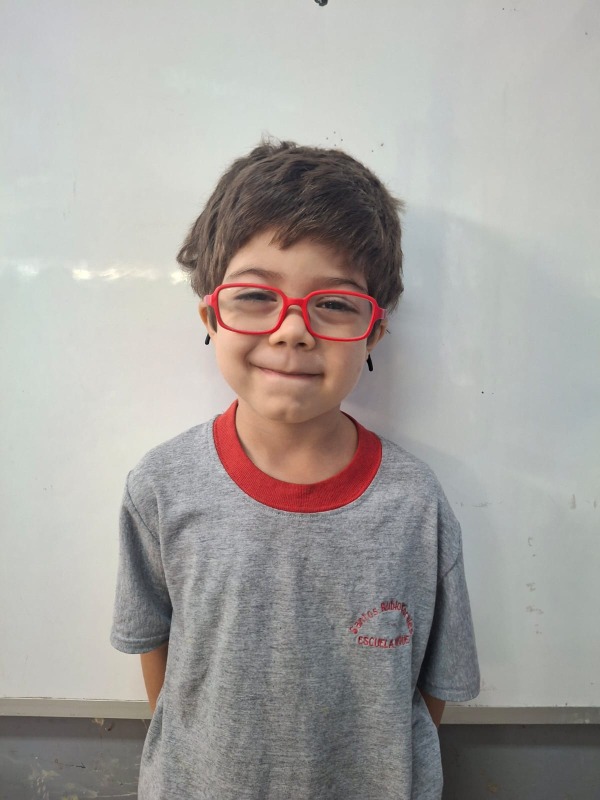
#> input picture imgs/WhatsApp Image 2026-04-09 at 19.34.20 (1).jpeg, 1200 x 1600 px (shown at 1/2 size); its folder holds only this picture in this run
$ python gen_foto_carnet.py
#> lines starting #> are read from the running program, lines starting #| are printed output that depends on the picture
import os
import cv2
from PIL import Image
from reportlab.pdfgen import canvas
from reportlab.lib.pagesizes import A4
from reportlab.lib.units import cm
from reportlab.lib.utils import ImageReader

# --- CONFIGURACIÓN ---
CARPETA_IMAGENES = 'imgs'
ARCHIVO_SALIDA_PDF = 'cuadricula_separada_3x3.pdf'
LADO_CUADRADO_CM = 3.0
COLUMNAS = 6
FILAS = 8

# NUEVO: Espacio entre fotos (en centímetros)
ESPACIO_X = 0.5
ESPACIO_Y = 0.5

CARPETA_TEMPORAL = 'temp_squares'

if not os.path.exists(CARPETA_TEMPORAL):
    os.makedirs(CARPETA_TEMPORAL)

face_cascade = cv2.CascadeClassifier(cv2.data.haarcascades + 'haarcascade_frontalface_default.xml')

def detectar_y_recortar_cuadrado(ruta_imagen, indice):
#> called with indice = 0
    img = cv2.imread(ruta_imagen)
#> img is the input picture: shape (1600, 1200, 3); mean B, G, R 159.5, 163, 166.8
    if img is None: return None

    gray = cv2.cvtColor(img, cv2.COLOR_BGR2GRAY)
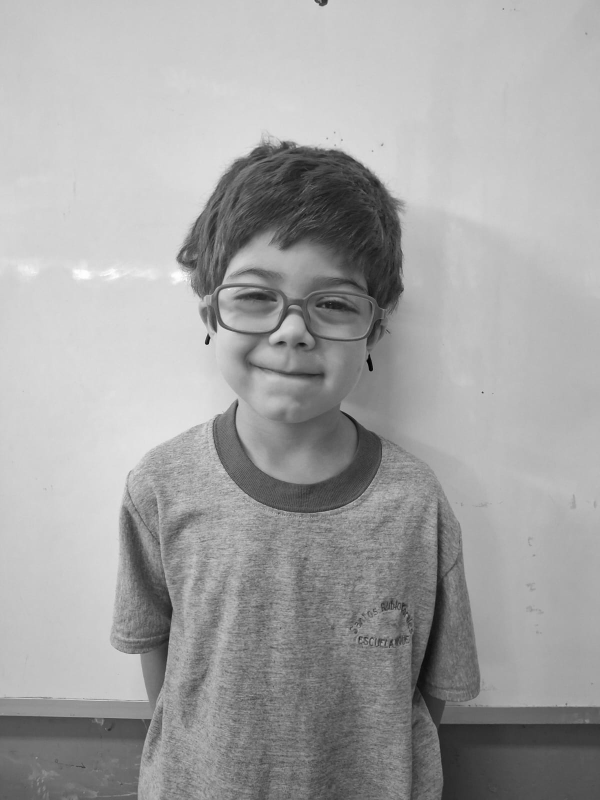
#> gray: shape (1600, 1200) (shown at 1/2 size); min 0, max 254, mean 163.8
    caras = face_cascade.detectMultiScale(gray, 1.1, 5, minSize=(30, 30))
#> caras = [[325, 1070, 84, 84], [379, 436, 428, 428]]

    if len(caras) == 0:
        print(f"No se detectó rostro en: {ruta_imagen}")
        return None

    (x, y, w, h) = caras[0]
#> x = 325; y = 1070; w = 84; h = 84
    pil_img = Image.open(ruta_imagen)
    img_w, img_h = pil_img.size
#> img_w = 1200; img_h = 1600

    cx, cy = x + w//2, y + h//2
#> cx = 367; cy = 1112
    lado_recorte = int(max(w, h) * 1.5) # Un poco más de margen para que no quede tan apretado
#> lado_recorte = 126

    left = max(0, cx - lado_recorte // 2)
#> left = 304
    top = max(0, cy - lado_recorte // 2)
#> top = 1049
    right = min(img_w, left + lado_recorte)
#> right = 430
    bottom = min(img_h, top + lado_recorte)
#> bottom = 1175

    cara_recortada = pil_img.crop((left, top, right, bottom))
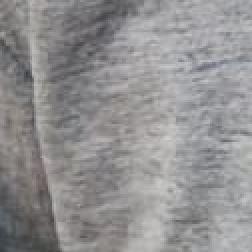
#> cara_recortada: PIL image 126x126 RGB (shown 2 times larger); mean R, G, B 145.5, 144.5, 145.3
    cara_recortada = cara_recortada.resize((400, 400), Image.LANCZOS)
#> cara_recortada: PIL image 400x400 RGB

    ruta_temp = os.path.join(CARPETA_TEMPORAL, f'square_{indice}.jpg')
    cara_recortada.save(ruta_temp, "JPEG", quality=95)
    return ruta_temp

def generar_pdf_con_espacios(lista_fotos, archivo_salida):
    c = canvas.Canvas(archivo_salida, pagesize=A4)
    width_a4, height_a4 = A4

    # Conversión a puntos de ReportLab
    lado_pt = LADO_CUADRADO_CM * cm
    gap_x_pt = ESPACIO_X * cm
    gap_y_pt = ESPACIO_Y * cm

    # Calcular el ancho y alto TOTAL ocupado por la cuadrícula
    ancho_total_grid = (COLUMNAS * lado_pt) + ((COLUMNAS - 1) * gap_x_pt)
    alto_total_grid = (FILAS * lado_pt) + ((FILAS - 1) * gap_y_pt)

    # Centrar la cuadrícula en la página
    margin_x = (width_a4 - ancho_total_grid) / 2
    margin_y = (height_a4 - alto_total_grid) / 2

    idx = 0
    while idx < len(lista_fotos):
        for fila in range(FILAS):
            for col in range(COLUMNAS):
                if idx >= len(lista_fotos): break

                # Calcular X: Margen inicial + (columna * (ancho foto + espacio))
                x = margin_x + (col * (lado_pt + gap_x_pt))

                # Calcular Y: Empezamos desde arriba.
                # Coordenada Y es el borde INFERIOR de la foto.
                y = height_a4 - margin_y - (fila * (lado_pt + gap_y_pt)) - lado_pt

                foto_path = lista_fotos[idx]
                c.drawImage(ImageReader(foto_path), x, y, width=lado_pt, height=lado_pt)

                # Opcional: Borde de corte muy suave (gris claro)
                c.setLineWidth(0.3)
                c.setStrokeColorRGB(0.7, 0.7, 0.7)
                c.rect(x, y, lado_pt, lado_pt, stroke=1, fill=0)

                idx += 1
            if idx >= len(lista_fotos): break

        c.showPage()

    c.save()
    print(f"--- PDF GENERADO: {archivo_salida} ---")

# --- FLUJO PRINCIPAL ---
archivos = [f for f in os.listdir(CARPETA_IMAGENES) if f.lower().endswith(('.jpg', '.jpeg', '.png'))]
archivos.sort()

fotos_finales = []
for i, nombre in enumerate(archivos):
    res = detectar_y_recortar_cuadrado(os.path.join(CARPETA_IMAGENES, nombre), i)
    if res: fotos_finales.append(res)

if fotos_finales:
    generar_pdf_con_espacios(fotos_finales, ARCHIVO_SALIDA_PDF)
#> (the call stopped at in generar_pdf_con_espacios, `c = canvas.Canvas(archivo_salida, pagesize=A4)`: reportlab is not available in this run)
else:
    print("Error: No se encontraron fotos o no se detectaron rostros.")

$ run again, on imgs/WhatsApp Image 2026-04-09 at 19.34.22 (1).jpeg
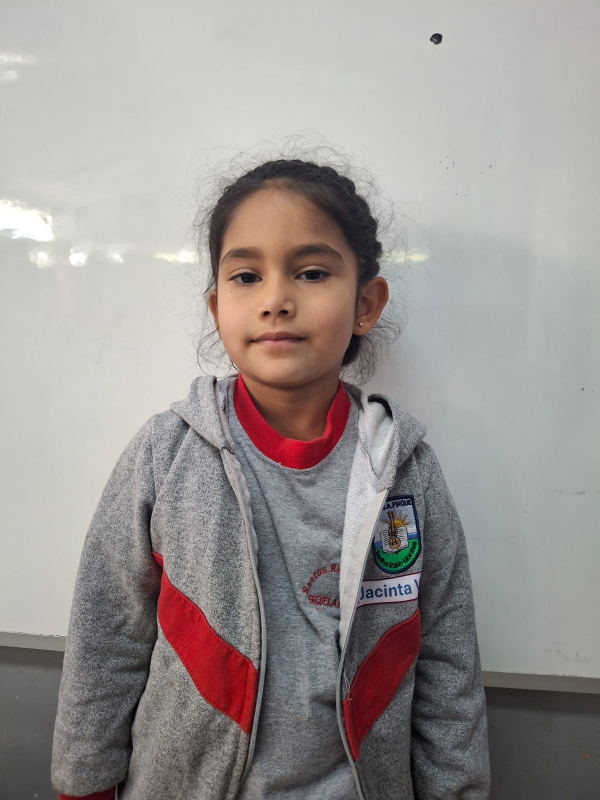
#> input picture imgs/WhatsApp Image 2026-04-09 at 19.34.22 (1).jpeg, 1200 x 1600 px (shown at 1/2 size)
#> in detectar_y_recortar_cuadrado, img is the input picture: shape (1600, 1200, 3); mean B, G, R 146.9, 149.4, 155.2
#> in detectar_y_recortar_cuadrado, `gray = cv2.cvtColor(img, cv2.COLOR_BGR2GRAY)`:
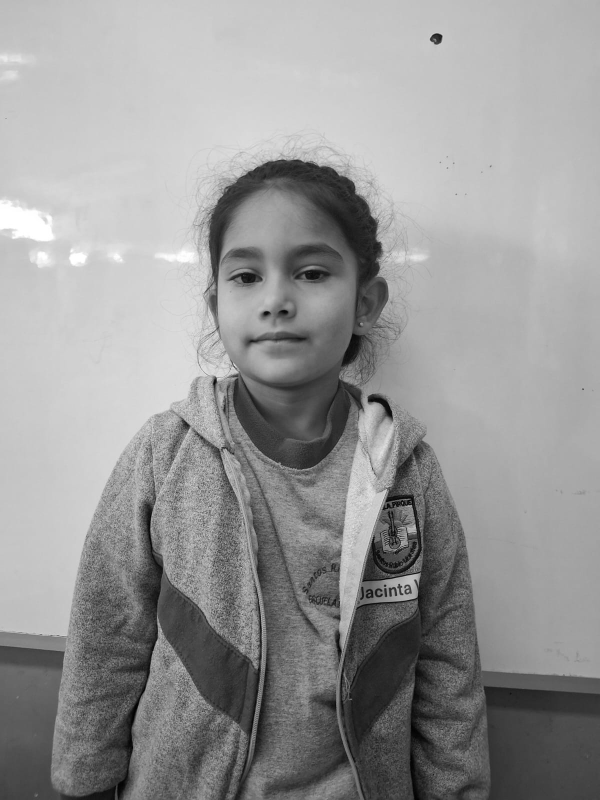
#> gray: shape (1600, 1200) (shown at 1/2 size); min 0, max 255, mean 150.9
#> caras = [[882, 1391, 115, 115], [692, 945, 92, 92], [824, 1335, 147, 147], [376, 401, 362, 362]]
#> x = 882; y = 1391; w = 115
#> cx = 939; cy = 1448
#> lado_recorte = 172
#> left = 853
#> top = 1362
#> right = 1025
#> bottom = 1534
#> in detectar_y_recortar_cuadrado, `cara_recortada = pil_img.crop((left, top, right, bottom))`:
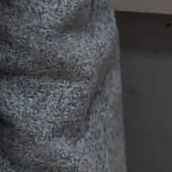
#> cara_recortada: PIL image 172x172 RGB; mean R, G, B 73, 74.2, 77

$ run again, on imgs/WhatsApp Image 2026-04-09 at 19.34.22.jpeg
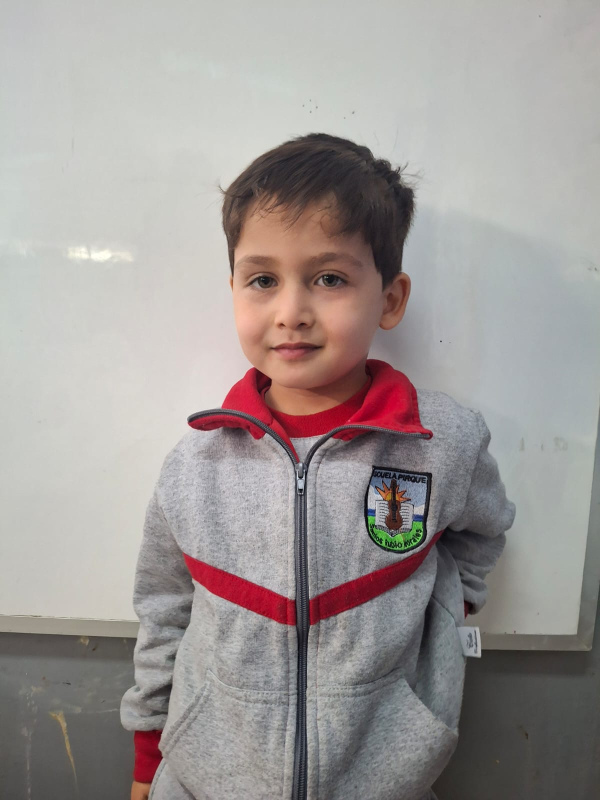
#> input picture imgs/WhatsApp Image 2026-04-09 at 19.34.22.jpeg, 1200 x 1600 px (shown at 1/2 size)
#> in detectar_y_recortar_cuadrado, img is the input picture: shape (1600, 1200, 3); mean B, G, R 151.1, 153, 159.5
#> in detectar_y_recortar_cuadrado, `gray = cv2.cvtColor(img, cv2.COLOR_BGR2GRAY)`:
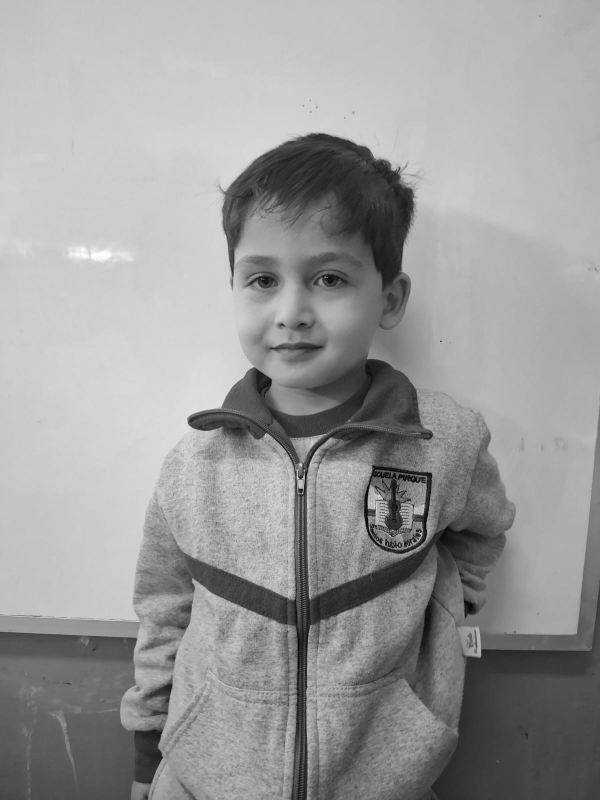
#> gray: shape (1600, 1200) (shown at 1/2 size); min 0, max 254, mean 154.8
#> caras = [[413, 423, 353, 353]]
#> x = 413; y = 423; w = 353
#> cx = 589; cy = 599
#> lado_recorte = 529
#> left = 325
#> top = 335
#> right = 854
#> bottom = 864
#> in detectar_y_recortar_cuadrado, `cara_recortada = pil_img.crop((left, top, right, bottom))`:
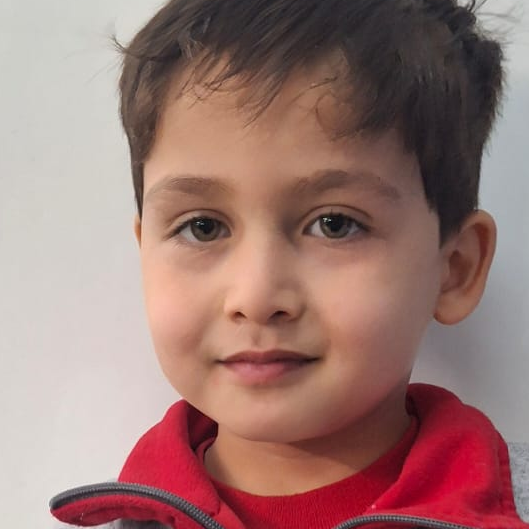
#> cara_recortada: PIL image 529x529 RGB; mean R, G, B 156, 120.3, 115.8

$ run again, on imgs/WhatsApp Image 2026-04-09 at 19.34.20 (2).jpeg
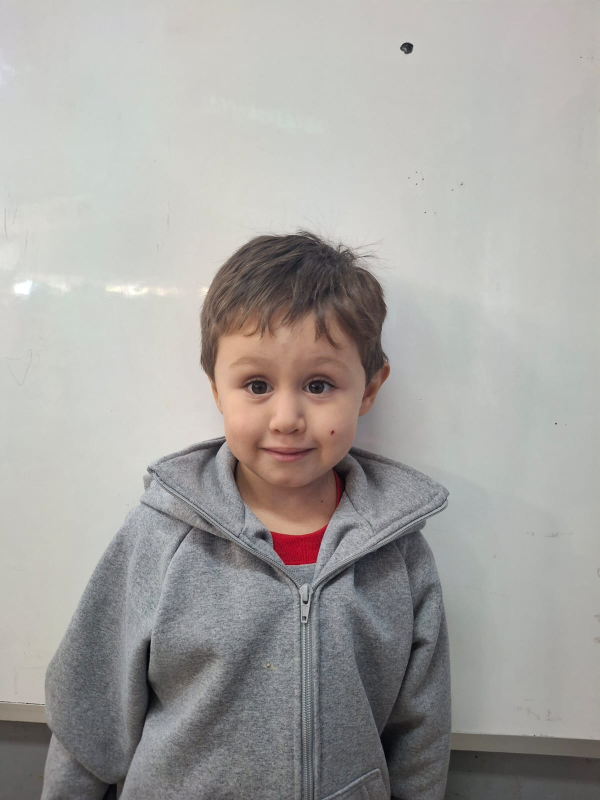
#> input picture imgs/WhatsApp Image 2026-04-09 at 19.34.20 (2).jpeg, 1200 x 1600 px (shown at 1/2 size)
#> in detectar_y_recortar_cuadrado, img is the input picture: shape (1600, 1200, 3); mean B, G, R 161.4, 164.3, 166.6
#> in detectar_y_recortar_cuadrado, `gray = cv2.cvtColor(img, cv2.COLOR_BGR2GRAY)`:
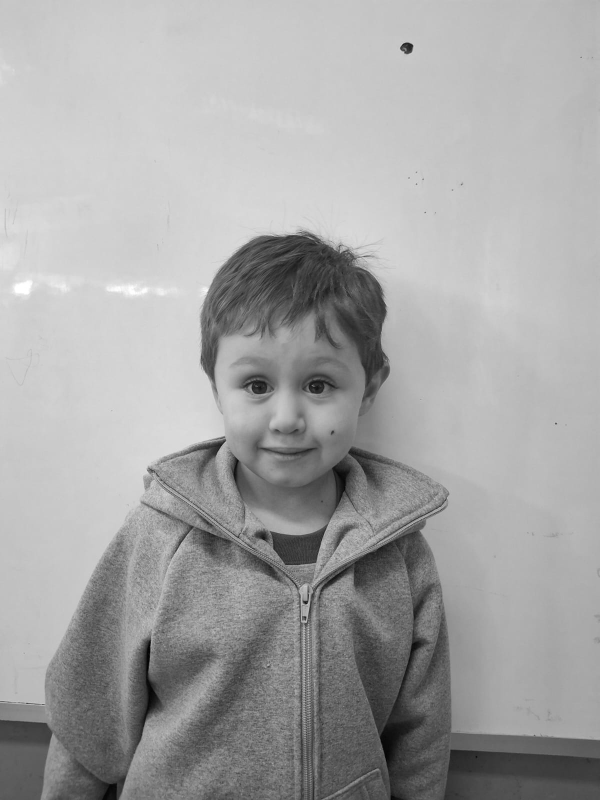
#> gray: shape (1600, 1200) (shown at 1/2 size); min 0, max 255, mean 164.7
#> caras = [[389, 629, 373, 373]]
#> x = 389; y = 629; w = 373
#> cx = 575; cy = 815
#> lado_recorte = 559
#> left = 296
#> top = 536
#> right = 855
#> bottom = 1095
#> in detectar_y_recortar_cuadrado, `cara_recortada = pil_img.crop((left, top, right, bottom))`:
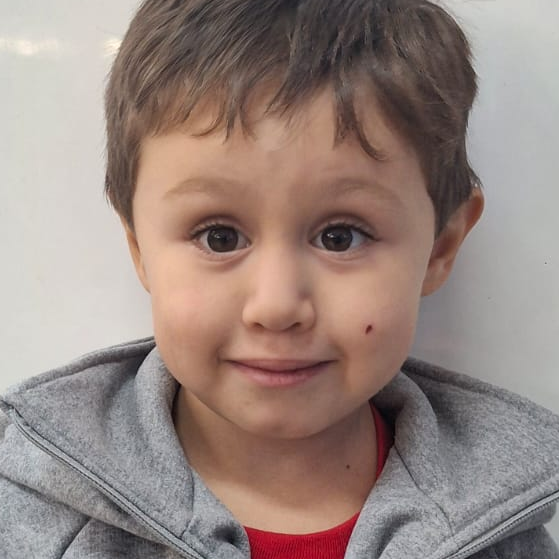
#> cara_recortada: PIL image 559x559 RGB; mean R, G, B 151.9, 134.3, 128.1
